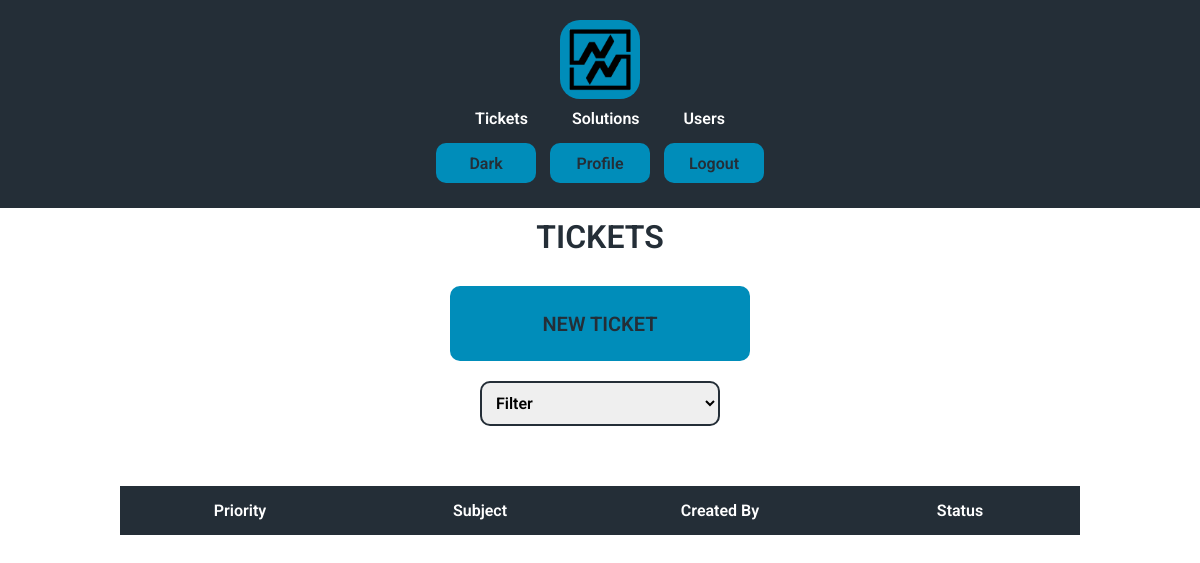
Before: /tickets (signed in) with the older database file.
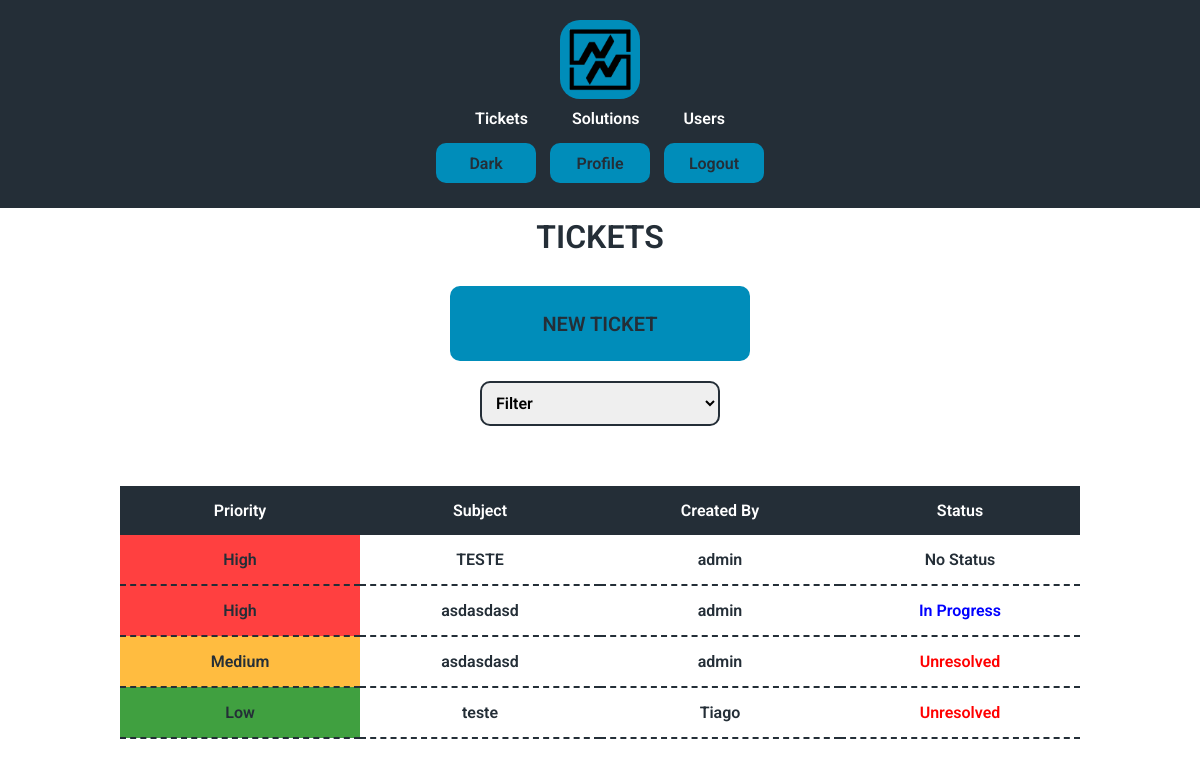
After: the same page with the newer database file.
### tables this page shows
CREATE TABLE tickets (
id INTEGER PRIMARY KEY AUTOINCREMENT NOT NULL,
subject TEXT NOT NULL,
creator INTEGER,
description TEXT,
status INTEGER DEFAULT 0 NOT NULL,
priority INTEGER DEFAULT 0 NOT NULL,
time TIMESTAMP DEFAULT CURRENT_TIMESTAMP,
FOREIGN KEY(creator) REFERENCES users(id)
ON DELETE SET NULL
ON UPDATE NO ACTION
);

CREATE TABLE users (id INTEGER PRIMARY KEY AUTOINCREMENT NOT NULL, name TEXT NOT NULL, hash TEXT NOT NULL, permission INTEGER DEFAULT 4 NOT NULL, active BLOB DEFAULT 0 NOT NULL, email TEXT NOT NULL);

### app.py (the view, shortened to what this page needs)
@app.route("/tickets", methods=["GET", "POST"])
def tickets():
    if session.get("permission") < 3:
        tickets = db.execute(
            """
            SELECT tickets.id, tickets.subject, tickets.status, tickets.priority,
            users.name AS creator_name FROM tickets
            LEFT JOIN users ON tickets.creator = users.id
            WHERE tickets.status < 5 ORDER BY priority DESC, time ASC
            """
            )
        return render_template("tickets.html", tickets = tickets, status = ticketStatus, priority = priority)

### templates/tickets.html (shortened to what this page needs)
{% extends "layout.html" %}
{% block h1 %}<h1>TICKETS</h1>{% endblock %}
{% block body %}
    {% if session.get("permission") < 4 %}
    <form action="/newticket">
    <button type="submit" class="enter">NEW TICKET</button>
    </form>
    <form action="/tickets" method="post">
    <select id="status" name="status" onchange="clickButton()">
        <option hidden disabled value="" selected>Filter</option>
    </select>
    </form>
    {% endif %}
    <table class="select">
        <thead>
            <tr>
                <th>Priority</th>
                <th>Subject</th>
                <th class="none">Created By</th>
                <th>Status</th>
            </tr>
        </thead>
        <tbody>
            {% for ticket in tickets %}
            <tr onclick="clickButtonID('{{ ticket['id'] }}')">
                <td class="{{ priority[ticket['priority']] }}"> {{ priority[ticket["priority"]] }}</td>
                <td> {{ ticket["subject"] }}</td>
                {% if ticket["creator_name"] %}
                <td class="none"> {{ ticket["creator_name"] }}</td>
                {% else %}
                <td></td>
                {% endif %}
                <td class="status{{ ticket['status'] }}"> {{ status[ticket["status"]] }}</td>
            </tr>
            {% endfor %}
        </tbody>
    </table>
{% endblock %}

### templates/layout.html (shortened to what this page needs)
<!DOCTYPE HTML>
<html lang="en">
    <head>
        <link rel="stylesheet" href=".\static\styles.css">
    </head>
    <body>
      <header class="desktop">
        <a href="/" onclick="setDefault()"><img class="logo" src=".\static\images\d3.png" alt="logo"></a>
        {% if session.get("user_id") and session.get('permission') != 5 %}
        <nav>
          <ul class="nav_links">
            <li><a href="/tickets" onclick="changeActiveLink(event)" id="ticketID">Tickets</a></li>
            <li><a href="/solutions" onclick="changeActiveLink(event)" id="solutionID">Solutions</a></li>
            {% if session.get("permission") < 2 %}
            <li><a href="/users" onclick="changeActiveLink(event)" id="userID">Users</a></li>
            {% endif %}
          </ul>
        </nav>
        <div class="nav_button">
          <button onclick="toggleMode()" id="theme"></button>
          <a href="/profile"><button onclick="removesDefault()">Profile</button></a>
          <a href="/logout"><button onclick="logout()">Logout</button></a>
      </div>
        {% elif session.get('permission') == 5 %}
        <div class="nav_button">
          <button onclick="toggleMode()" id="theme"></button>
          <a href="/profile"><button onclick="removesDefault()">Profile</button></a>
          <a href="/logout"><button onclick="logout()">Logout</button></a>
      </div>
        {% else %}
        <div class="nav_button">
          <button onclick="toggleMode()" id="theme"></button>
          <a href="/register"><button>Register</button></a>
          <a href="/"><button>Login</button></a>
      </div>
        {% endif %}
      </header>
      <div class="body">
        {% block h1 %}{% endblock %}
        {% block body %}{% endblock %}
      </div>
    </body>
</html>

### static/styles.css (style rules this page uses)
.Light { --color1: #242e37; --color2: #ffffff; --color3: #e1e3e4; --color4: #242e37; --color5: #008dba; --colorextra: #ffffff; --font: "Roboto", sans-serif; }
* { font-family: var(--font); box-sizing: border-box; margin: 0; padding: 0; font-weight: 600; --font-color: var(--color1); --background-color: var(--color2); --nav-color: var(--color4); --navfont-color: var(--colorextra); --button-color: var(--color5); --buttonfont-color: var(--color4); --hover-color: var(--color3); --hoverfont-color: var(--color4); --logo-color: var(--color5); --linkhover-color: var(--color5); --tab-color: var(--color4); --tabfont-color: var(--colorextra); --tabhover-color: var(--color5); --tabhoverfont-color: var(--color4); --disabled-color: var(--color4); --disabledfont-color: var(--color3); --placeholder-color: var(--color4); --aler-color: var(--color5); --active-color: var(--color1); --activefont-color: var(--color5); --border-color: var(--color5); }
html { background-color: var(--background-color); color: var(--font-color); }
.desktop { background-color: var(--nav-color); color: var(--navfont-color); display: flex; justify-content: space-between; align-items: center; padding: 10px 10%; }
.body { padding: 10px 10%; text-align: center; }
header a { color: var(--navfont-color); text-decoration: none; }
body { transition: background-color 0.5s, color 0.3s; }
.nav_links li { display: inline-block; padding: 0 20px; }
.nav_links li a { transition: all 0.3s ease 0s; }
button { background-color: var(--button-color); color: var(--buttonfont-color); border: none; border-radius: 10px; cursor: pointer; transition: all 0.5s ease 0s; width: 100px; height: 40px; font-size: 16px; margin: 5px; }
.enter { margin-top: 30px; margin-bottom: 10px; font-size: 20px; width: 300px; height: 75px; }
.logo { margin: 0px 110px; width: 80px; height: auto; background-color: var(--logo-color); border-radius: 20px; padding: 5px 5px; transition: all 1s ease 0s; }
table { margin:50px 0px; width: 100%; border-collapse: collapse; text-align: center; table-layout: fixed; }
td { padding: 15px 0px; border-bottom: 2px dashed var(--tab-color); }
th { background-color: var(--tab-color); padding: 15px 0px; transition: all 0.5s ease 0s; color: var(--tabfont-color); }
input, select, textarea { width: 25%; min-width: 200px; padding: 10px; margin: 10px 0px; border: 2px solid var(--font-color); border-radius: 10px; font-size: 16px; }
.Medium { background-color: rgba(255, 166, 0, 0.75); }
.High { background-color: rgba(255, 0, 0, 0.75); }
.Low { background-color: rgba(0, 128, 0, 0.75); }
.status4 { color: red; }
.status1 { color: blue; }
@media (max-width: 1300px) { .nav_links, .nav_button { display: block; margin: 10px auto; text-align: center; } }
@media (max-width: 1300px) { .desktop { display: block; align-items: center; } }
@media (max-width: 1300px) { .logo { display: block; margin-left: auto; margin-right: auto; margin-top: 10px; margin-bottom: 10px; } }
@media (max-width: 1300px) { td { width: 50%; } }

Changed rows visible on the page:
added tickets: priority "High", subject "TESTE", creator_name "admin", status "No Status"
added tickets: priority "High", subject "asdasdasd", creator_name "admin", status "In Progress"
added tickets: priority "Medium", subject "asdasdasd", creator_name "admin", status "Unresolved"
added tickets: priority "Low", subject "teste", creator_name "Tiago", status "Unresolved"
